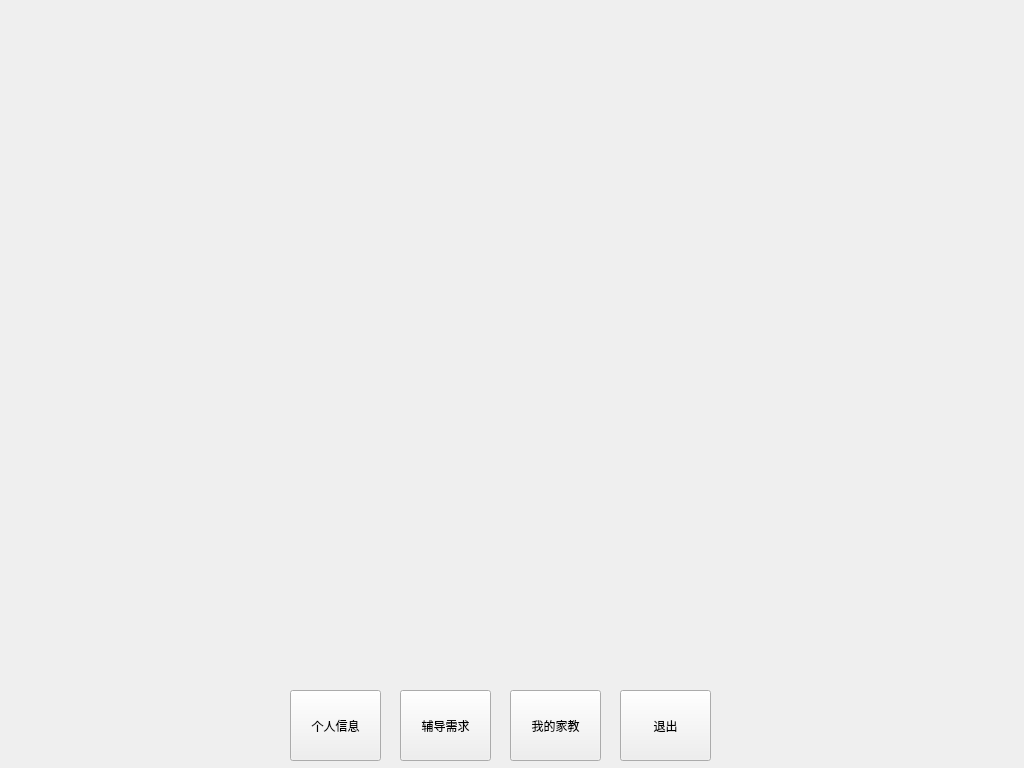
<?xml version="1.0" encoding="UTF-8"?>
<ui version="4.0">
 <class>TeacherWidget</class>
 <widget class="QWidget" name="TeacherWidget">
  <property name="geometry">
   <rect>
    <x>0</x>
    <y>0</y>
    <width>1024</width>
    <height>768</height>
   </rect>
  </property>
  <property name="windowTitle">
   <string>Form</string>
  </property>
  <widget class="QStackedWidget" name="stackedWidget">
   <property name="geometry">
    <rect>
     <x>10</x>
     <y>10</y>
     <width>1001</width>
     <height>671</height>
    </rect>
   </property>
   <widget class="QWidget" name="page"/>
   <widget class="QWidget" name="page_2"/>
  </widget>
  <widget class="QPushButton" name="btn_3">
   <property name="geometry">
    <rect>
     <x>400</x>
     <y>690</y>
     <width>91</width>
     <height>71</height>
    </rect>
   </property>
   <property name="text">
    <string>辅导需求</string>
   </property>
  </widget>
  <widget class="QPushButton" name="btn_5">
   <property name="geometry">
    <rect>
     <x>510</x>
     <y>690</y>
     <width>91</width>
     <height>71</height>
    </rect>
   </property>
   <property name="text">
    <string>我的家教</string>
   </property>
  </widget>
  <widget class="QPushButton" name="btn_1">
   <property name="geometry">
    <rect>
     <x>290</x>
     <y>690</y>
     <width>91</width>
     <height>71</height>
    </rect>
   </property>
   <property name="text">
    <string>个人信息</string>
   </property>
  </widget>
  <widget class="QPushButton" name="btn_quit">
   <property name="geometry">
    <rect>
     <x>620</x>
     <y>690</y>
     <width>91</width>
     <height>71</height>
    </rect>
   </property>
   <property name="text">
    <string>退出</string>
   </property>
  </widget>
 </widget>
 <resources/>
 <connections/>
</ui>
